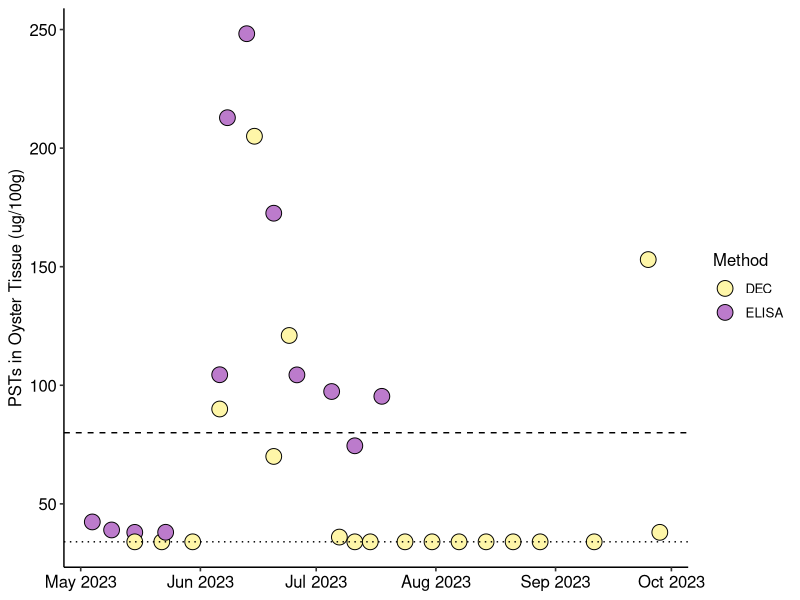
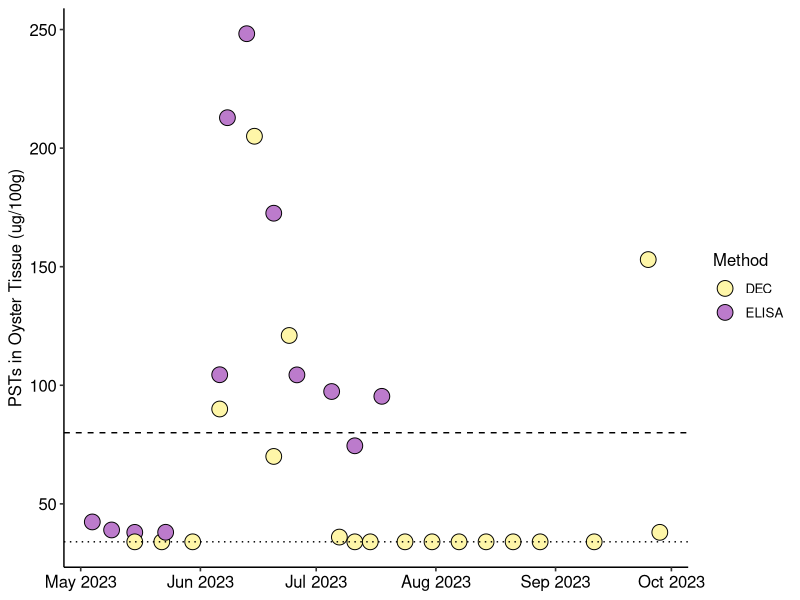

These charts were generated, in order, by the following R code:
## ---- chunk 1
knitr::opts_chunk$set(echo = TRUE)
## ---- chunk 2
#install.packages("ggplot2")
#install.packages("ggpubr")
## ---- chunk 3
library(ggplot2)
library(ggpubr)
library(viridis)
## ---- chunk 4
oyster_psts <- read.csv("../Data/Oyster_PSTs.csv")
## ---- chunk 5
oyster_psts$Date <- as.Date(oyster_psts$Date, "%m/%d/%Y")
## ---- chunk 6
pst_plot <- ggplot(oyster_psts, aes(x = Date, y = Tox_ug_100g, fill = Method)) +
  geom_point(size = 5, shape = 21) +
  scale_fill_manual(values = c("#FEF6A8", "#BC7BCC")) +
  theme_pubr() +
  scale_x_date(date_breaks = "1 month", date_labels = "%b %Y") +
  labs(x = NULL, y = "PSTs in Oyster Tissue (ug/100g)") +
    theme(legend.position = "right") +
  geom_hline(yintercept = 80, linetype = "dashed") +
  geom_hline(yintercept = 34, linetype = "dotted")
pst_plot
## ---- chunk 7
jpeg("../Figures/Fig4.jpg", width = 8, height = 5, units="in", res=600)
pst_plot
